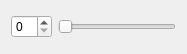
<?xml version="1.0" encoding="UTF-8"?>
<ui version="4.0">
 <class>SmallWidget</class>
 <widget class="QWidget" name="SmallWidget">
  <property name="geometry">
   <rect>
    <x>0</x>
    <y>0</y>
    <width>187</width>
    <height>54</height>
   </rect>
  </property>
  <property name="windowTitle">
   <string>Form</string>
  </property>
  <layout class="QHBoxLayout" name="horizontalLayout">
   <item>
    <widget class="QSpinBox" name="spinBox"/>
   </item>
   <item>
    <widget class="QSlider" name="horizontalSlider">
     <property name="orientation">
      <enum>Qt::Horizontal</enum>
     </property>
    </widget>
   </item>
  </layout>
 </widget>
 <resources/>
 <connections/>
</ui>
